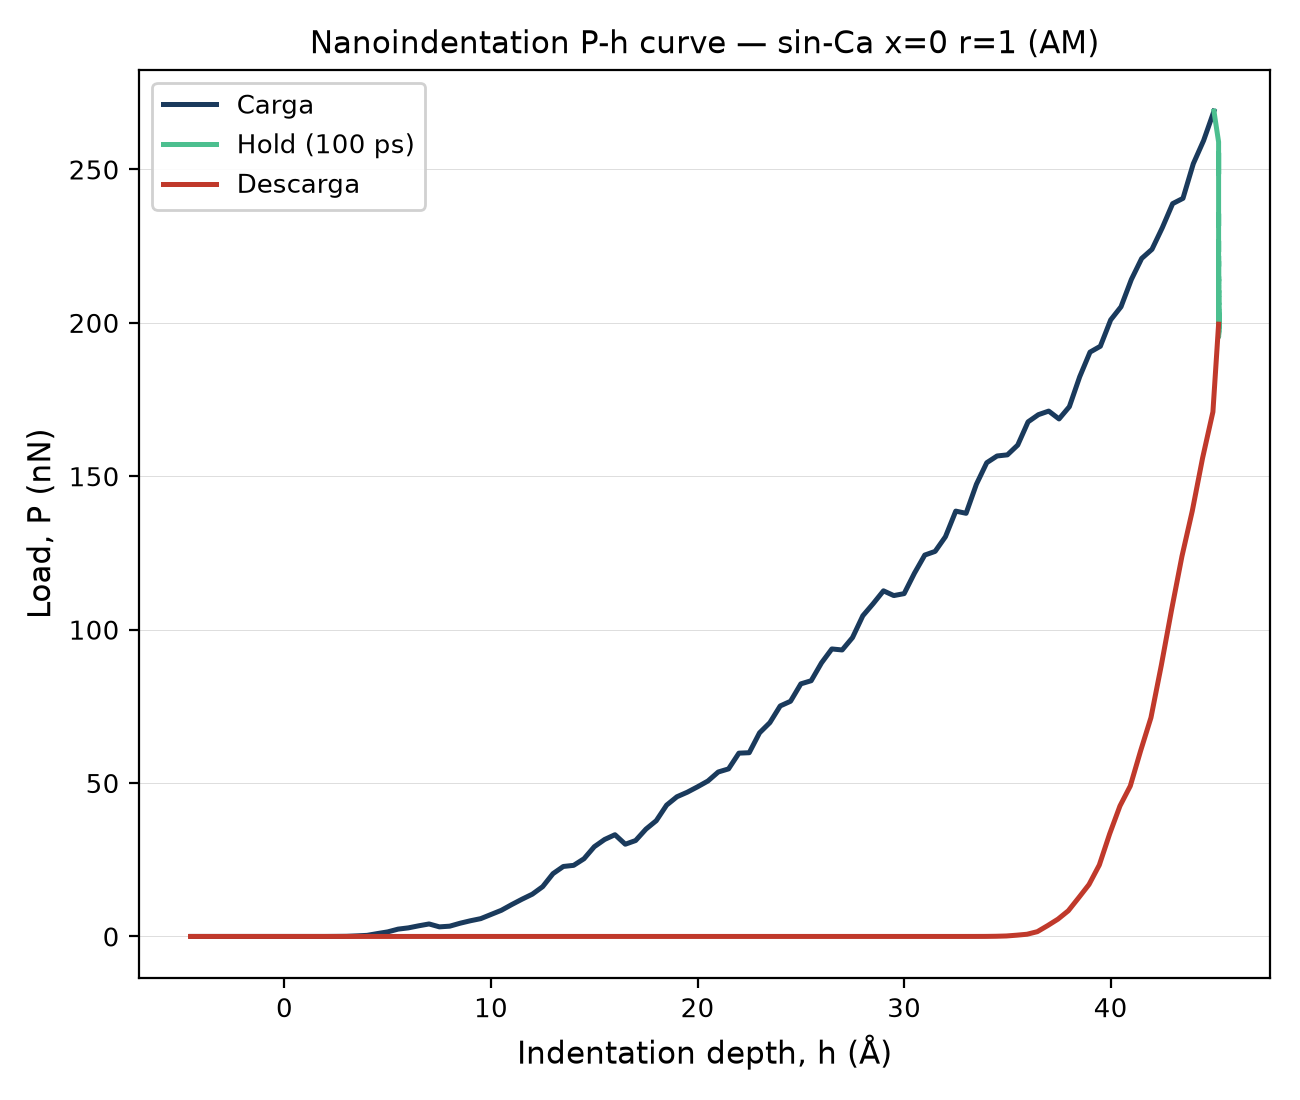

Here is the Python script that generated this plot:
"""Curva carga-penetracion (P-h) de la indentacion piloto CaO x=0 r=1."""
from pathlib import Path
import numpy as np
import matplotlib.pyplot as plt

HERE = Path(__file__).parent
EV_A_TO_NN = 1.602176634  # 1 eV/A = 1.602176634 nN

data = np.loadtxt(HERE / "tip_force_vs_disp.dat", comments="#")
step, fz, zpos = data[:, 0], data[:, 1], data[:, 2]

# Signo: compresion (fz negativo en la convencion de LAMMPS) -> carga positiva
F = -fz if np.median(fz[step > 1e5]) < 0 else fz
F_nN = F * EV_A_TO_NN

# Contacto: primer punto donde la fuerza supera el ruido de fondo
noise = np.median(np.abs(F[:10]))
i_contact = np.argmax(np.abs(F) > max(5 * noise, 1e-6))
z_contact = zpos[i_contact]
h = z_contact - zpos  # profundidad de penetracion (A), 0 en el contacto

loading = (step >= 20000) & (step <= 120000)
holding = (step >= 120000) & (step <= 220000)
unloading = (step >= 220000) & (step <= 320000)

fig, ax = plt.subplots(figsize=(6.5, 5.5))
ax.plot(h[loading], F_nN[loading], color="#1a3a5c", lw=1.8, label="Carga")
ax.plot(h[holding], F_nN[holding], color="#4cbf8f", lw=1.8, label="Hold (100 ps)")
ax.plot(h[unloading], F_nN[unloading], color="#c0392b", lw=1.8, label="Descarga")

ax.set_xlabel("Indentation depth, h (Å)", fontsize=11)
ax.set_ylabel("Load, P (nN)", fontsize=11)
ax.set_title("Nanoindentation P-h curve — sin-Ca x=0 r=1 (AM)", fontsize=11)
ax.grid(axis="y", lw=0.35, color="#dddddd", zorder=0)
ax.tick_params(labelsize=9.5)
ax.legend(fontsize=9.5, frameon=True, framealpha=0.9, edgecolor="#cccccc")
fig.tight_layout()

fig.savefig(HERE / "fig_indentation_Ph.pdf")
fig.savefig(HERE / "fig_indentation_Ph.png", dpi=200)

Pmax = F_nN[loading].max()
hmax = h[loading][np.argmax(F_nN[loading])]
print(f"Pmax = {Pmax:.3f} nN")
print(f"hmax = {hmax:.3f} A")
print("(hf residual requiere el ajuste Oliver-Pharr de la pendiente de descarga,")
print(" no el ultimo punto crudo -- ver compute_hardness_OliverPharr.py)")
print("Figuras guardadas: fig_indentation_Ph.pdf / .png")
